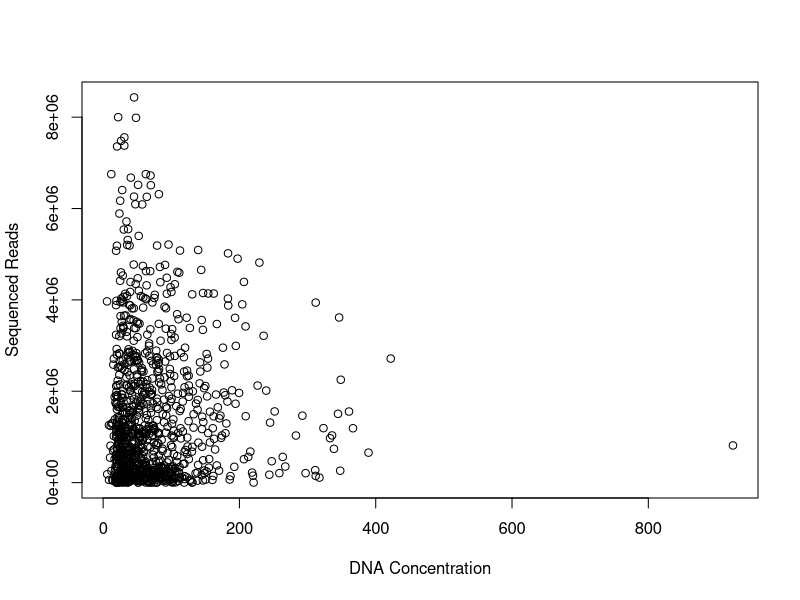
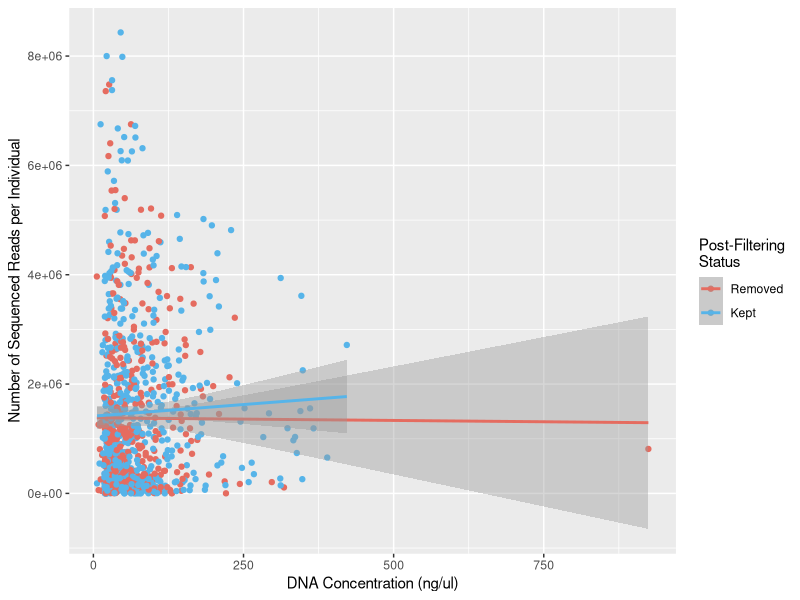
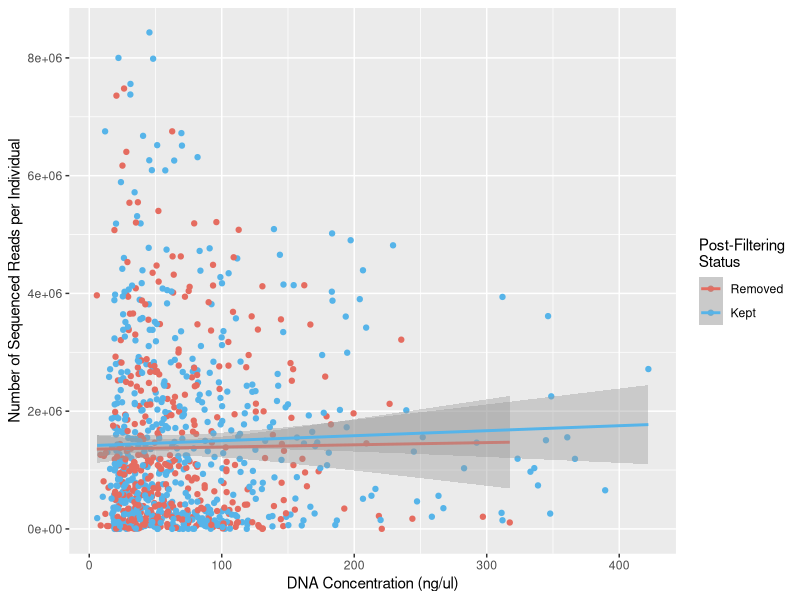
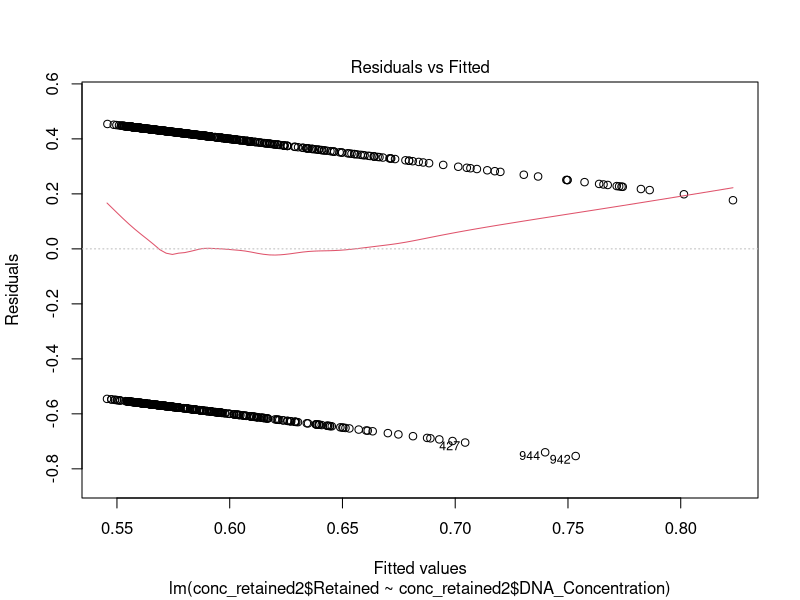
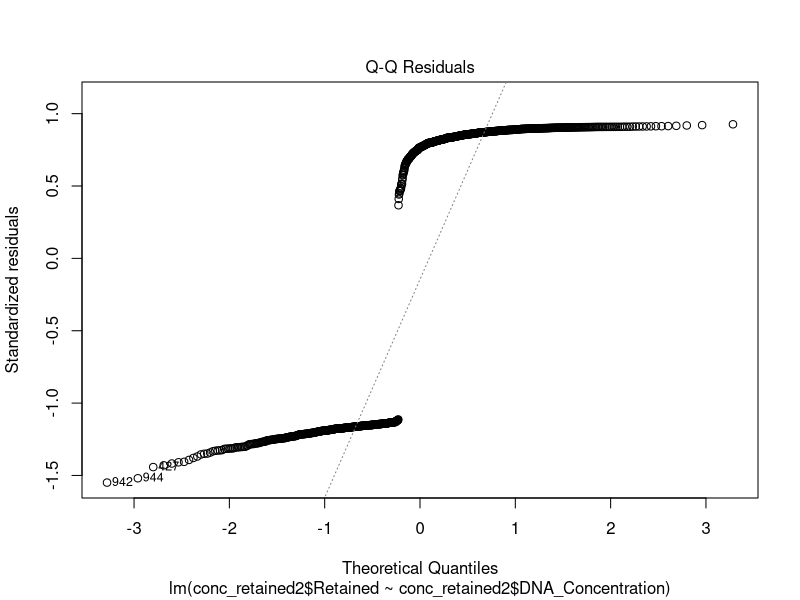
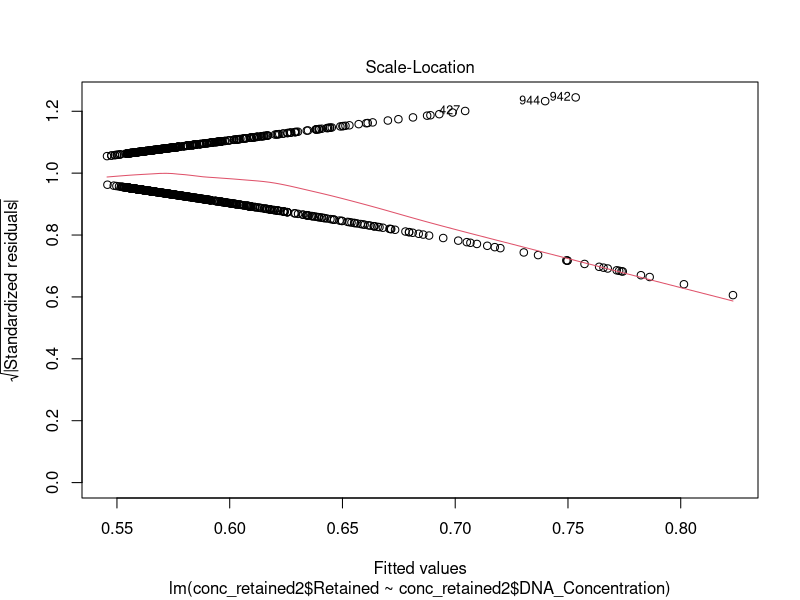
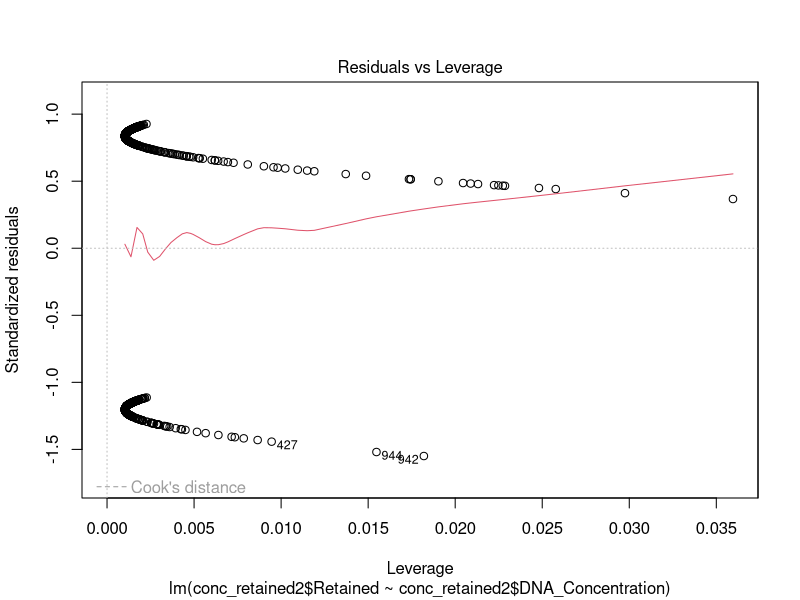
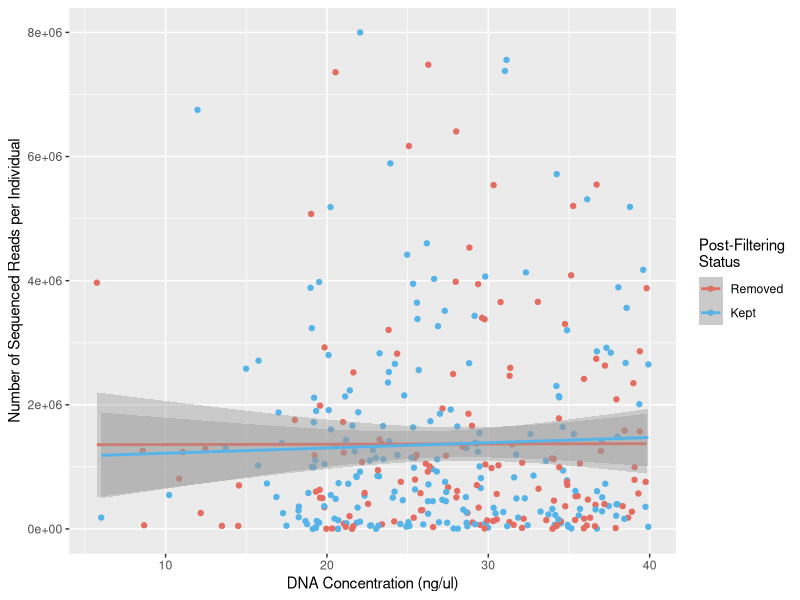

Source code (R) for these figures, in order:
# comparing [DNA] and sequenced reads for each individual (that I have [DNA] data for)
# March 2024 -- Amanda Meuser

library(ggplot2)

setwd("C:/Users/ameus/Documents/McFarlane_Lab_York/seq_reads_vs_DNA_conc")

reads <- read.delim("seq_reads_per_ind.txt", header = F)
metadata <- read.csv("Leuciscid_Metadata_May2023.csv")
concentration <- read.csv("AMP22_Extractions_and_MNRreporting_Updates.csv")

# add name to reads column
names(reads) <- "Reads"

# combine reads with metadata and extract columns of reads and IDs
metadata_reads <- cbind(metadata, reads)
IDs_reads <- data.frame(metadata_reads$Mandeville_ID, metadata_reads$Reads)

# rename columns
names(IDs_reads) <- c("Mandeville_ID", "Reads")

# merge w concentration df and extract columns of interest
conc_reads <- merge(concentration, IDs_reads, by.x = "AMP_ID", by.y = "Mandeville_ID")
# filtering by who did the final extraction
#conc_reads <- conc_reads[conc_reads$Final_extraction_by == "Amanda" | conc_reads$Final_extraction_by == "AmandaAmyTeaghan" | conc_reads$Final_extraction_by == "Teaghan",]
conc_reads_lil <- data.frame(conc_reads$AMP_ID, conc_reads$Final_extraction_concentration, conc_reads$Reads)
names(conc_reads_lil) <- c("Mandeville_ID", "DNA_Concentration", "Reads")

# remove NAs
conc_reads_lil <- conc_reads_lil[complete.cases(conc_reads_lil), ]

# plot it
plot(conc_reads_lil$DNA_Concentration, conc_reads_lil$Reads, 
     ylab = "Sequenced Reads", xlab = "DNA Concentration")

# pull in inds that were lost post-filtering and colour by that, see what kind of trend there is
post_filt <- read.delim("indivs_all_newest.txt", header = F)
names(post_filt) <- "Mandeville_ID"
post_filt$Retained <- "1"

conc_retained <- merge(conc_reads_lil, post_filt, all.x = T)
conc_retained$Retained[is.na(conc_retained$Retained)] <- 0

# plot it

(plot <- ggplot(conc_retained, aes(x=DNA_Concentration, y=Reads, color=Retained)) + 
  geom_point() +
  geom_smooth(method=lm) +
  xlab("DNA Concentration (ng/ul)") + ylab("Number of Sequenced Reads per Individual") + 
  scale_color_manual(values=c("#e56c60", "#56B4E9"), 
                     name="Post-Filtering\nStatus",
                     labels=c("Removed", "Kept")))

# pdf("Seq_Reads_vs_DNA_Concentration.pdf", width = 8, height = 8)
# plot
# dev.off()

# remove indiv in the 900s and plot again
conc_retained2 <- conc_retained[!conc_retained$Mandeville_ID == "AMP22_0240", ]
  
(plot2 <- ggplot(conc_retained2, aes(x=DNA_Concentration, y=Reads, color=Retained)) + 
    geom_point() +
    geom_smooth(method=lm) +
    xlab("DNA Concentration (ng/ul)") + ylab("Number of Sequenced Reads per Individual") + 
    scale_color_manual(values=c("#e56c60", "#56B4E9"), 
                       name="Post-Filtering\nStatus",
                       labels=c("Removed", "Kept")))
 
# pdf("Seq_Reads_vs_DNA_Concentration_outlier_removed.pdf", width = 8, height = 8)
# plot2
# dev.off()

# Eryn's stats suggestions
reg <- lm(conc_retained2$Retained ~ conc_retained2$DNA_Concentration, family="binomial")
reg
plot(reg)


inds_kept <- conc_retained[conc_retained$Retained == 1, ]
inds_lost <- conc_retained[conc_retained$Retained == 0, ]

test <- t.test(inds_kept$DNA_Concentration, inds_lost$DNA_Concentration)
test

# look at "borderline" cases, all [DNA] below 40
borderline <- conc_retained2[conc_retained2$DNA_Concentration <= 40,]

(plot3 <- ggplot(borderline, aes(x=DNA_Concentration, y=Reads, color=Retained)) + 
    geom_point() +
    geom_smooth(method=lm) +
    xlab("DNA Concentration (ng/ul)") + ylab("Number of Sequenced Reads per Individual") + 
    scale_color_manual(values=c("#e56c60", "#56B4E9"), 
                       name="Post-Filtering\nStatus",
                       labels=c("Removed", "Kept")))

inds_kept <- borderline[borderline$Retained == 1, ]
inds_lost <- borderline[borderline$Retained == 0, ]

test <- t.test(inds_kept$DNA_Concentration, inds_lost$DNA_Concentration)
test
